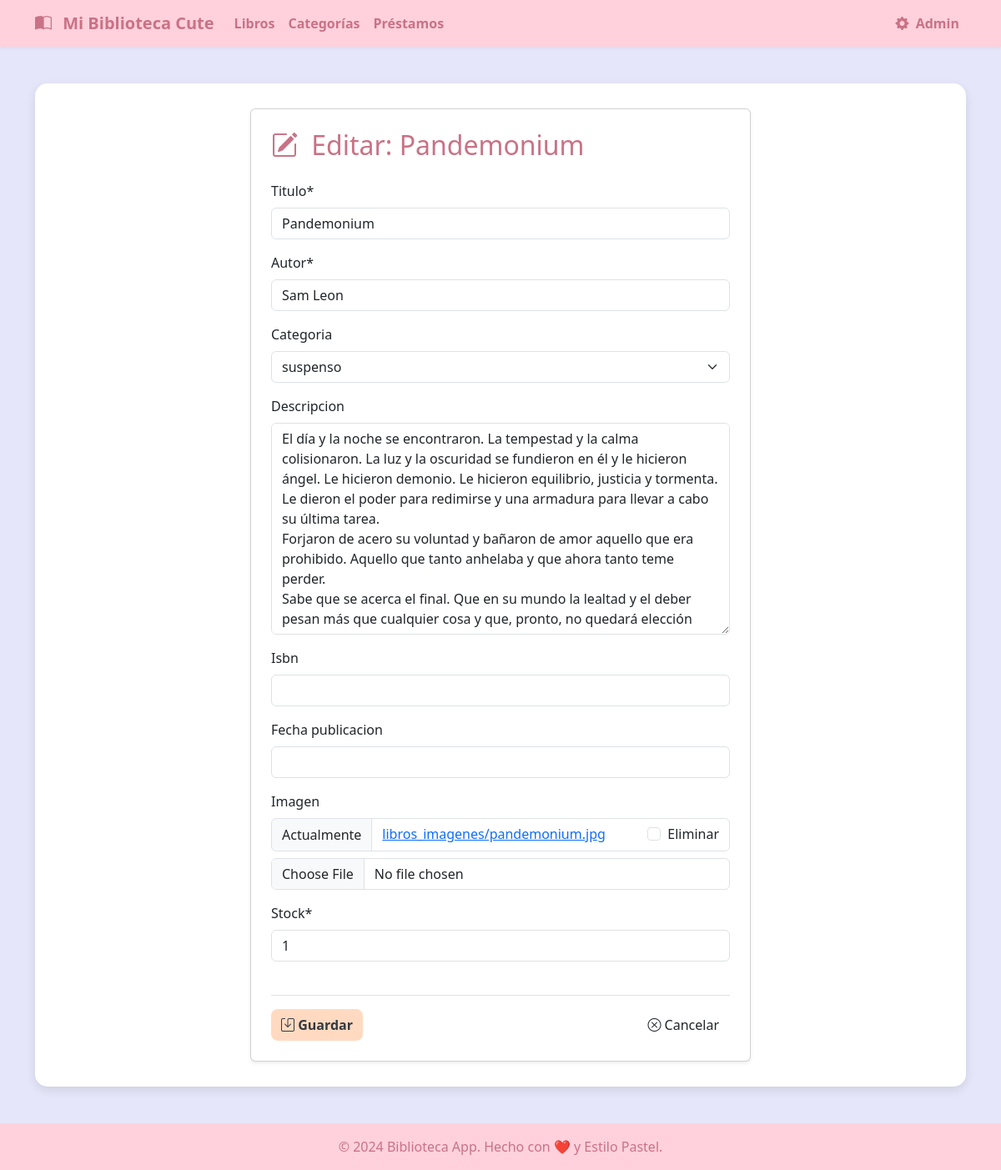
The app's page /libros/6/editar/, older data.
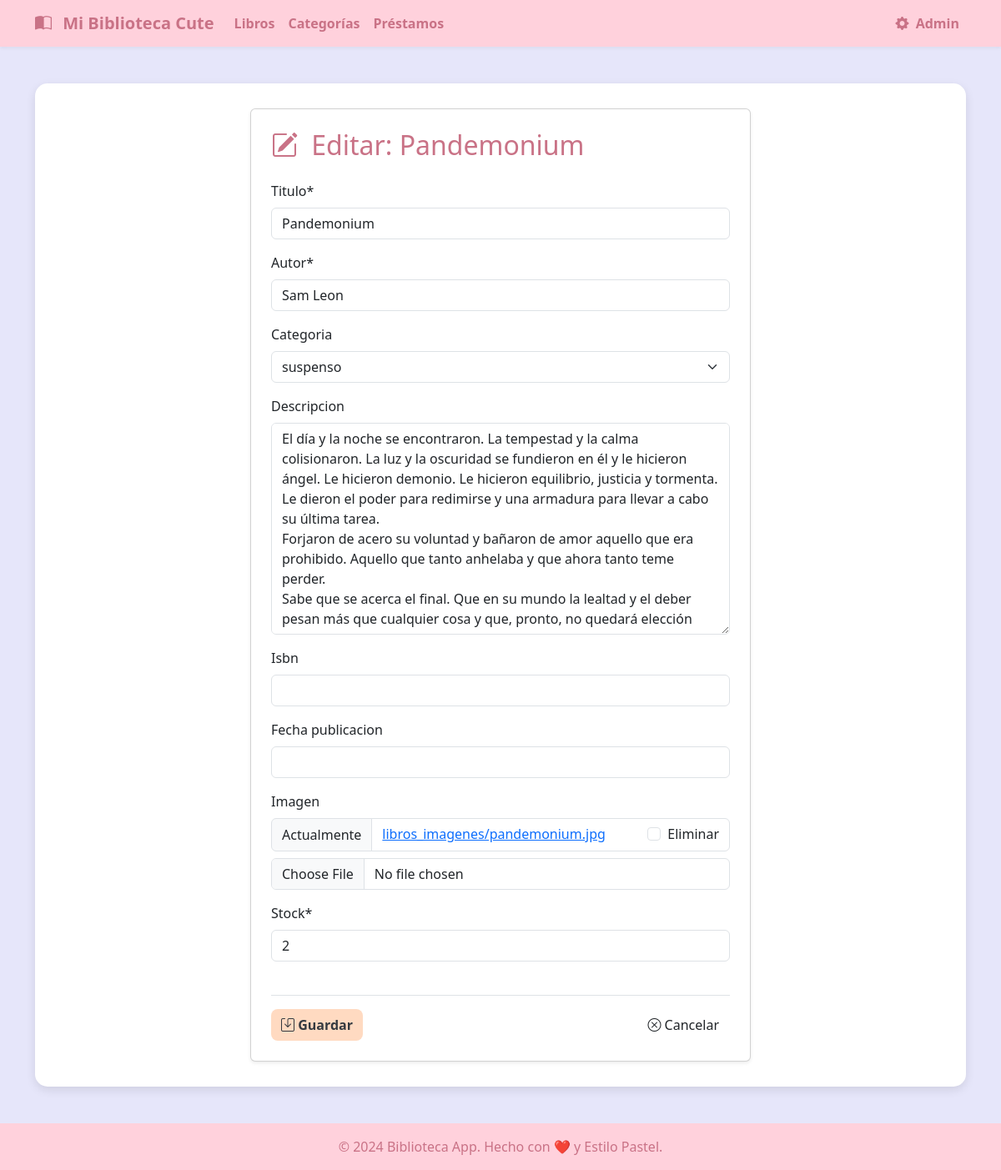
The same page, newer data.
### libros/models.py (models this page shows, shortened)
class Libro(models.Model):
    titulo = models.CharField(max_length=200)
    autor = models.CharField(max_length=100)
    categoria = models.ForeignKey(Categoria, on_delete=models.SET_NULL, null=True, blank=True)
    descripcion = models.TextField(null=True, blank=True)
    isbn = models.CharField(max_length=13, unique=True, null=True, blank=True)
    fecha_publicacion = models.DateField(null=True, blank=True)
    imagen = models.ImageField(upload_to=get_image_upload_path, null=True, blank=True)
    stock = models.PositiveIntegerField(default=1)
    class Meta:
        ordering = ['titulo']

### libros/views.py (the view)
# urls.py: path('<int:pk>/editar/', LibroActualizar.as_view(), name='editar'),
class LibroActualizar(SuccessMessageMixin, UpdateView):
    model = Libro
    template_name = 'libros/libro_formulario.html'
    fields = ['titulo', 'autor', 'categoria', 'descripcion', 'isbn', 'fecha_publicacion', 'imagen', 'stock']
    success_url = reverse_lazy('libros:listado')
    success_message = "El libro '%(titulo)s' fue actualizado exitosamente"

### categorias/models.py (called while the page is built)
    def __str__(self):
        return self.nombre

### libros/templates/libros/libro_formulario.html (shortened to what this page needs)
{% extends "base.html" %}
{% load crispy_forms_tags %}
{% block content %}
    <form method="post" enctype="multipart/form-data" class="card p-4 shadow-sm" style="max-width: 600px; margin: auto;">
        <h2 class="mb-4" style="color: var(--pastel-pink-dark);">
            {% if form.instance.pk %}
                <i class="bi bi-pencil-square me-2"></i> Editar: {{ form.instance.titulo }}
            {% else %}
                <i class="bi bi-plus-circle me-2"></i> Nuevo Libro
            {% endif %}
        </h2>
        {{ form|crispy }}
        <div class="d-flex justify-content-between mt-4 pt-3 border-top">
            <button type="submit" class="btn btn-pastel-primary">
                <i class="bi bi-save"></i> Guardar
            </button>
            <a href="{% url 'libros:listado' %}" class="btn btn-pastel-light">
                <i class="bi bi-x-circle"></i> Cancelar
            </a>
        </div>
    </form>
{% endblock %}

Row changes from the older to the newer data that the page shows:
changed Libro "Pandemonium": stock "1" → "2"
